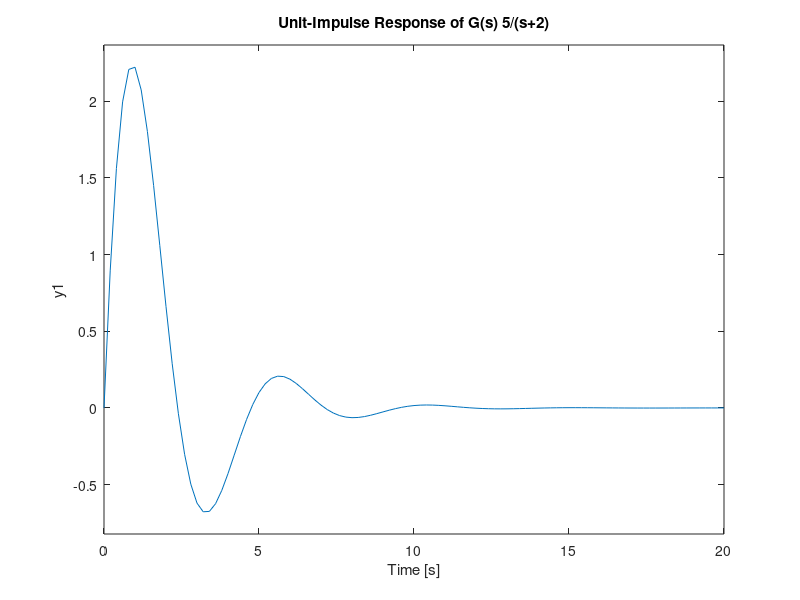

Write the MATLAB code that produced this figure.
pkg load control;
#s = tf('s') #modelo para função de transferência
#f = 5/(s+2) #função de transferência
num = [5]
dem = [1 1 2]
f = tf(num, dem)
impulse(f); #aplicando a resposta ao impulso na função de transferência
grid
title('Unit-Impulse Response of G(s) 5/(s+2)');